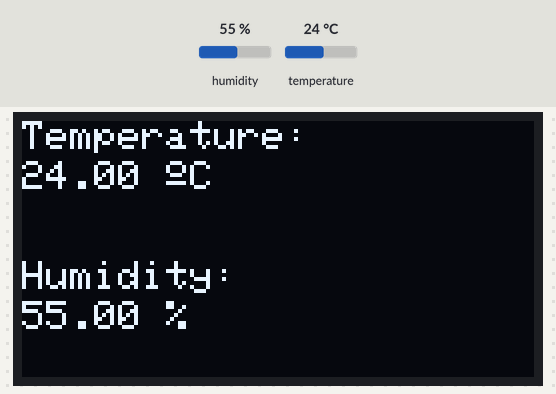
A sketch run on a simulated ESP8266 (NodeMCU). On the bench: 128×64 one-colour display. The inputs (shaded band) are chosen by the test bench; at power-on: humidity 55 %, temperature 24 °C. WiFi joins after 1.5 s; servers stay silent unless stated; no MQTT or app messages arrive unless stated; what the sketch prints to the serial monitor is not drawn.

Above: at 4.7 s.
4.8 s: humidity set to 22 %
At 14.3 s:
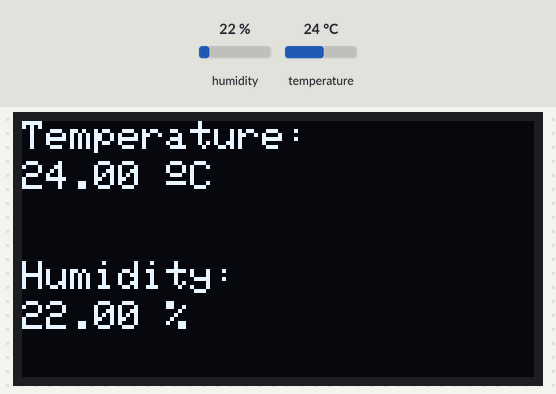
16.5 s: temperature set to 12 °C
At 22.7 s:
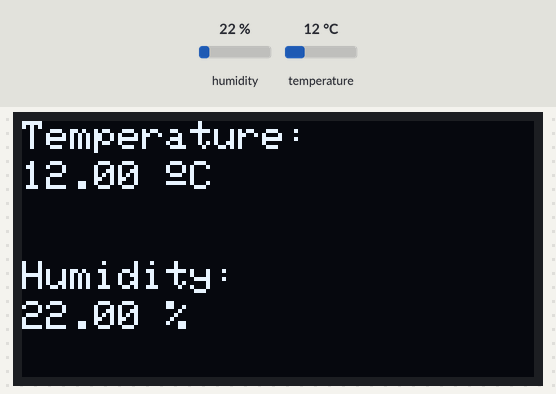
25.9 s: humidity set to 40 %
At 32.3 s:
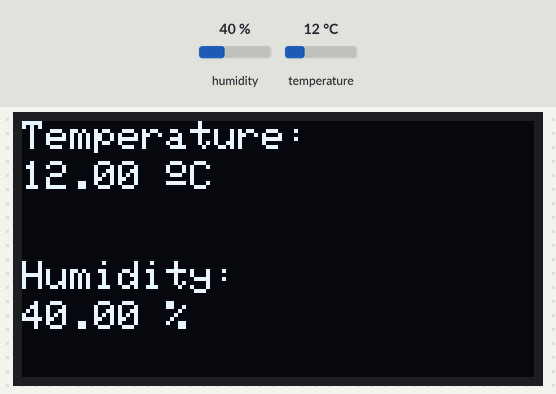
35.3 s: temperature set to 19 °C
Timing chart, 0 to 38.3 s (numbered marks = the images above; inputs shaded):
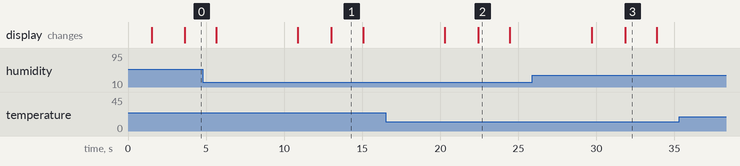

The sketch:

final.ino
```cpp
#include <ESP8266WiFi.h>--------
#include <PubSubClient.h>
#include <Wire.h>
#include <Adafruit_GFX.h>
#include <Adafruit_SSD1306.h>
#include <DHT.h>
#include <ESP8266HTTPClient.h>

#define SCREEN_WIDTH 128 // OLED display width, in pixels
#define SCREEN_HEIGHT 64 // OLED display height, in pixels
// Declaration for an SSD1306 display connected to I2C (SDA, SCL pins)
Adafruit_SSD1306 display(SCREEN_WIDTH, SCREEN_HEIGHT, &Wire, -1);

#define DHTPIN D3    // Digital pin connected to the DHT sensor

// Uncomment the type of sensor in use:
#define DHTTYPE    DHT11     // DHT 11
//#define DHTTYPE    DHT22     // DHT 22 (AM2302)
//#define DHTTYPE    DHT21     // DHT 21 (AM2301)

DHT dht(DHTPIN, DHTTYPE);

//-------- Customise these values -----------
const char* ssid = "naveen prakash";
const char* password = "shivanii";


#define ORG "aa6ixo"
#define DEVICE_TYPE "meow"
#define DEVICE_ID "14062502"
#define TOKEN "14062502"
//-------- Customise the above values --------

char server[] = ORG ".messaging.internetofthings.ibmcloud.com";
char topic[] = "iot-2/evt/Data/fmt/json";
char authMethod[] = "use-token-auth";
char token[] = TOKEN;
char clientId[] = "d:" ORG ":" DEVICE_TYPE ":" DEVICE_ID;

WiFiClient wifiClient;
PubSubClient client(server, 1883,wifiClient);

void setup() {
 Serial.begin(115200);
 Serial.println();
 dht.begin();
 Serial.print("Connecting to ");
 Serial.print(ssid);
 WiFi.begin(ssid, password);
 while (WiFi.status() != WL_CONNECTED) {
 delay(500);
 Serial.print(".");
 }
 Serial.println("");

 Serial.print("WiFi connected, IP address: ");
 Serial.println(WiFi.localIP());


  if(!display.begin(SSD1306_SWITCHCAPVCC, 0x3C)) {
    Serial.println(F("SSD1306 allocation failed"));
    for(;;);
  }
  delay(2000);
  display.clearDisplay();
  display.setTextColor(WHITE);

}

void loop() {
float h = dht.readHumidity();
float t = dht.readTemperature();

if (isnan(h) || isnan(t))
{
Serial.println("Failed to read from DHT sensor!");
delay(1000);
return;
}
PublishData(t,h);
delay(100);
}

void PublishData(float temp, float humid){
 if (!!!client.connected()) {
 Serial.print("Reconnecting client to ");
 Serial.println(server);
 while (!!!client.connect(clientId, authMethod, token)) {
 Serial.print(".");
 delay(500);
 }
 Serial.println();
 }

 display.clearDisplay();

  // display temperature
  display.setTextSize(1);
  display.setCursor(0,0);
  display.print("Temperature: ");
  display.setTextSize(1);
  display.setCursor(0,10);
  display.print(temp);
  display.print(" ");
  display.setTextSize(1);
  display.cp437(true);
  display.write(167);
  display.setTextSize(1);
  display.print("C");

  // display humidity
  display.setTextSize(1);
  display.setCursor(0, 35);
  display.print("Humidity: ");
  display.setTextSize(1);
  display.setCursor(0, 45);
  display.print(humid);
  display.print(" %");

  display.display();
  delay(2000);

 display.clearDisplay();

  // display temperature
  display.setTextSize(1);
  display.setCursor(0,0);
    display.print("Speed Limit: ");
  display.setTextSize(2);
  display.setCursor(0,10);
  display.print("50KM/HR");
  display.print(" ");

  display.display();
  delay(2000);

  HTTPClient http;  //Declare an object of class HTTPClient

http.begin("http://nashi.eu-gb.mybluemix.net/oled");  //Specify request destination
int httpCode = http.GET();                                                                  //Send the request


String payload1 = http.getString();   //Get the request response payload
Serial.println(payload1);                     //Print the response payload


http.end();   //Close connection


delay(3000);    //Send a request every 30 seconds

 display.clearDisplay();

  // display temperature
  display.setTextSize(2);
  display.setCursor(0,10);
  display.print(payload1);
  display.print(" ");

  display.display();
  delay(2000);

  String payload = "{\"d\":{\"temperature\":";
  payload += temp;
  payload+="," "\"humidity\":";
  payload += humid;
  payload += "}}";
 Serial.print("Sending payload: ");
 Serial.println(payload);


 if (client.publish(topic, (char*) payload.c_str())) {
 Serial.println("Publish ok");
 } else {
 Serial.println("Publish failed");


 delay(5000);

  //read temperature and humidity
  float t = dht.readTemperature();
  float h = dht.readHumidity();

  if (isnan(h) || isnan(t)) {
    Serial.println("Failed to read from DHT sensor!");
  }
  // clear display


}
 }
```

Measured:
- what the display in image 1 shows lasts 2.1 s, from 13.0 s to 15.1 s
